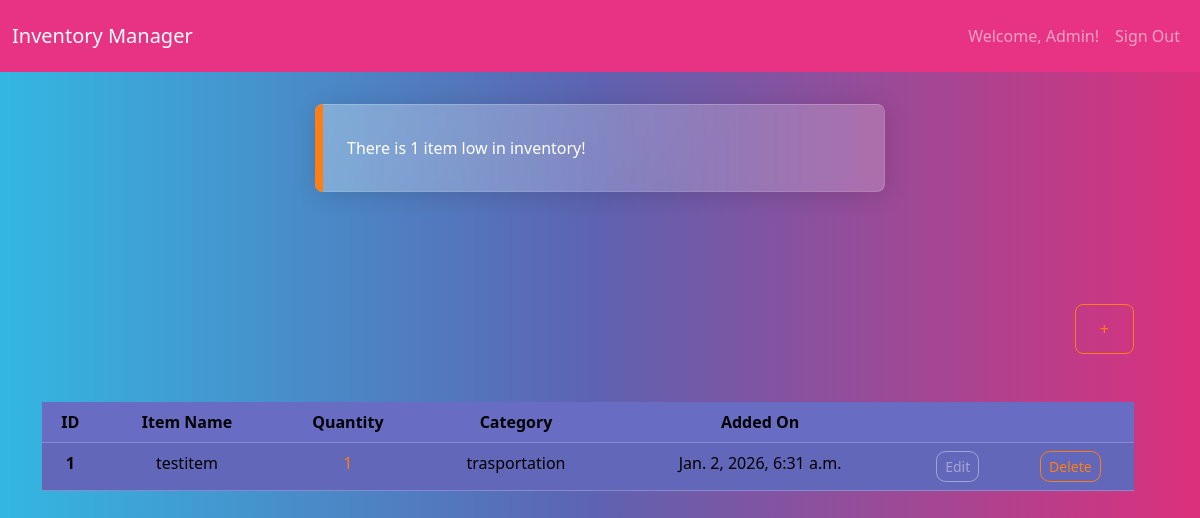
The app's page /dashboard/ (signed in), older data.
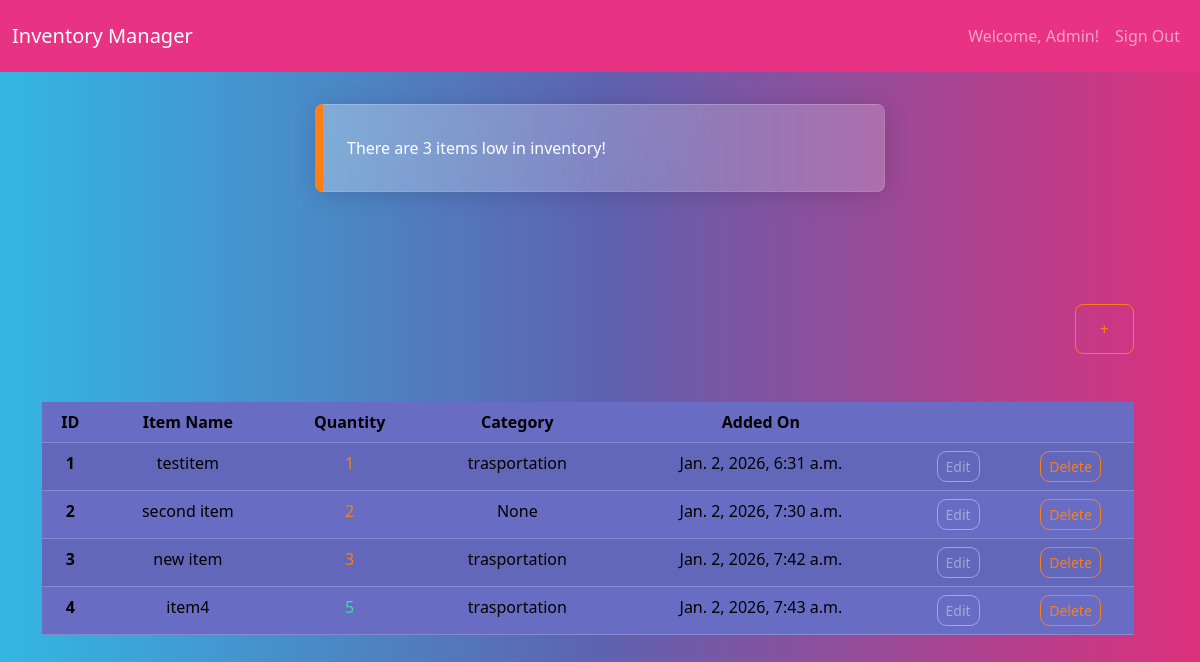
The same page, newer data.
### inventory/models.py (models this page shows, shortened)
class InventoryItem(models.Model):
    name = models.CharField(max_length=100)
    quantity = models.PositiveIntegerField()
    category = models.ForeignKey('Category', on_delete=models.SET_NULL, null=True, blank=True)
    added_on = models.DateTimeField(auto_now_add=True)
    user = models.ForeignKey(User, on_delete=models.CASCADE)

class Category(models.Model):
    name = models.CharField(max_length=100)
    def __str__(self):
        return self.name

### inventory/views.py (the view)
# urls.py: path('dashboard/', views.Dashboard.as_view(), name='dashboard'),
class Dashboard(LoginRequiredMixin,View):
    def get(self, request):
        items=InventoryItem.objects.filter(user=self.request.user.id).order_by('id')
        low_inventory=InventoryItem.objects.filter(
            user=self.request.user.id,
            quantity__lte=LOW_QUANTITY)
        if low_inventory.count()>0:
            if low_inventory.count()>1:
                messages.error(request,f'There are {low_inventory.count()} items low in inventory!')
            else:
                messages.error(request,f'There is {low_inventory.count()} item low in inventory!')
        low_inventory_ids=InventoryItem.objects.filter(
            user=self.request.user.id,
            quantity__lte=LOW_QUANTITY).values_list('id',flat=True)
        return render(request, 'inventory/dashboard.html', {'items':items, 'low_inventory_ids':low_inventory_ids})

### inventory/templates/inventory/dashboard.html (shortened to what this page needs)
{% extends "inventory/base.html" %}
{% block content %}
  {% if messages %}
    <div class="row mt-3">
        {% for message in messages %}
            {% if message.tags == 'error' %}
                <div class="alert alert-danger alert-dismissible fade show col-11 col-md-6 mx-auto" role="alert">
                    {{message}}
            {% else %}
                <div class="alert alert-success alert-dismissible fade show col-11 col-md-6 mx-auto" role="alert">
                    {{message}}
            {% endif %}
        {% endfor %}
    </div>
    {% endif %}
<div class="row">
    <div class="col-md-12 text-center mt-5 max-auto">
       <div class="d-flex justify-content-end mb-4">
        <a href="{% url 'add_item' %}" class="btn btn-outline-danger">+</a>
    </div>
    <table class="table table-striped">
        <thead>
            <tr>
                <th scope="col">ID</th>
                <th scope="col">Item Name</th>
                <th scope="col">Quantity</th>
                <th scope="col">Category</th>
                <th scope="col">Added On</th>
                <td></td>
                <td></td>
            </tr>
        </thead>
        <tbody>
            {% for item in items %}
            <tr>
                <th scope="row">{{ item.id }}</th>
                <td>{{ item.name }}</td>
                {% if item.id in low_inventory_ids %}
                    <td class="text-danger">{{ item.quantity }}</td>
                {% else %}
                    <td class="text-success">{{ item.quantity }}</td>
                {% endif %}
                <td>{{ item.category }}</td>
                <td>{{ item.added_on }}</td>
                <td>
                    <a href="{% url 'edit_item' item.id %}" class="btn btn-sm btn-outline-secondary">Edit</a></td>
                <td>
                    <a href="{% url 'delete_item' item.id %}" class="btn btn-sm btn-outline-danger">Delete</a></td>
            </tr>
            {% endfor %}
        </tbody>
</div>
{% endblock %}

### inventory/templates/inventory/base.html (shortened to what this page needs)
<!DOCTYPE html>
<html lang="en">
<head>
    <link href="https://bootswatch.com/5/quartz/bootstrap.min.css" rel="stylesheet">
</head>
<body>
    {% include 'inventory/navigation.html' %}
    <div class="container">
        {% block content %}
        {% endblock %}
    </div>
</body>
</html>

### inventory/templates/inventory/navigation.html (shortened to what this page needs)
<nav class="navbar navbar-expand-lg navbar-dark bg-primary">
    <div class="container-fluid">
        <a class="navbar-brand" href="{% url 'index' %}">Inventory Manager</a>
        <div class="collapse navbar-collapse justify-content-end" id="navbarNav">
            <ul class="navbar-nav">
                {% if user.is_authenticated %}
                <li class="nav-item">
                    <a class="nav-link" href="#">Welcome, {{ user.username }}!</a>
                </li>
                <li class="nav-item">
                   <form method="POST" action="{% url 'logout' %}" class="d-inline">
                       <button type="submit" class="btn btn-link nav-link">Sign Out</button>
                    </form>
                </li>
                {% else %}
                <li class="nav-item">
                    <a class="nav-link" href="{% url 'login' %}">Sign In</a>
                </li>
                 <li class="nav-item">
                    <a class="nav-link" href="{% url 'signup' %}">Sign Up</a>
                {% endif %}
        </div>
    </div>
</nav>

Row changes from the older to the newer data that the page shows:
added InventoryItem: id "2", name "second item", quantity "2", category "None", added_on "Jan. 2, 2026, 7:30 a.m."
added InventoryItem: id "3", name "new item", quantity "3", category "trasportation", added_on "Jan. 2, 2026, 7:42 a.m."
added InventoryItem: id "4", name "item4", quantity "5", category "trasportation", added_on "Jan. 2, 2026, 7:43 a.m."
Text that changed along with them:
new list line: "There are 3 items low in inventory!"
list line gone: "There is 1 item low in inventory!"
